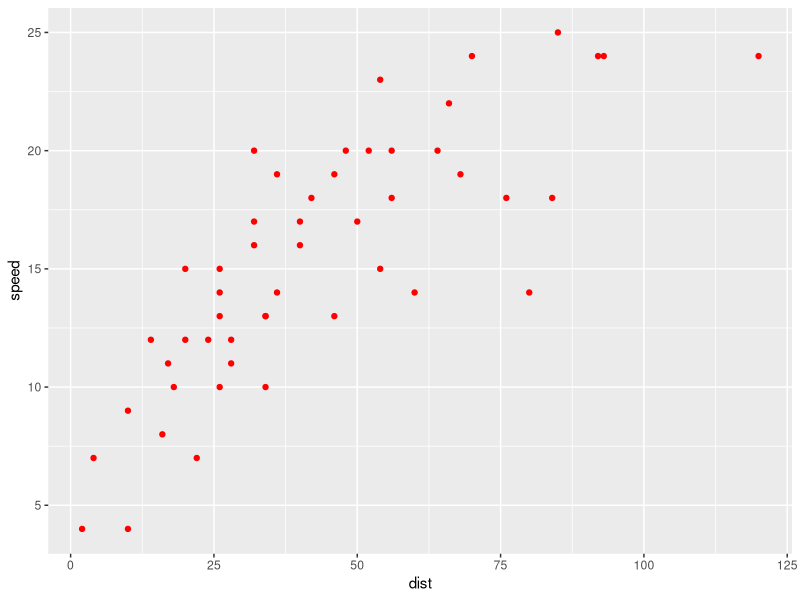

Reproduce this figure in R.
#For this assignment, create a scatterplot of speed versus distance using the "cars" data set in R.  Use blue squares as your points.
#Some starter code:

library(ggplot2)
data(cars)
ggplot(aes(x=dist,y=speed), data = cars) + geom_point(color='red',point=14)
#I changed the point color
